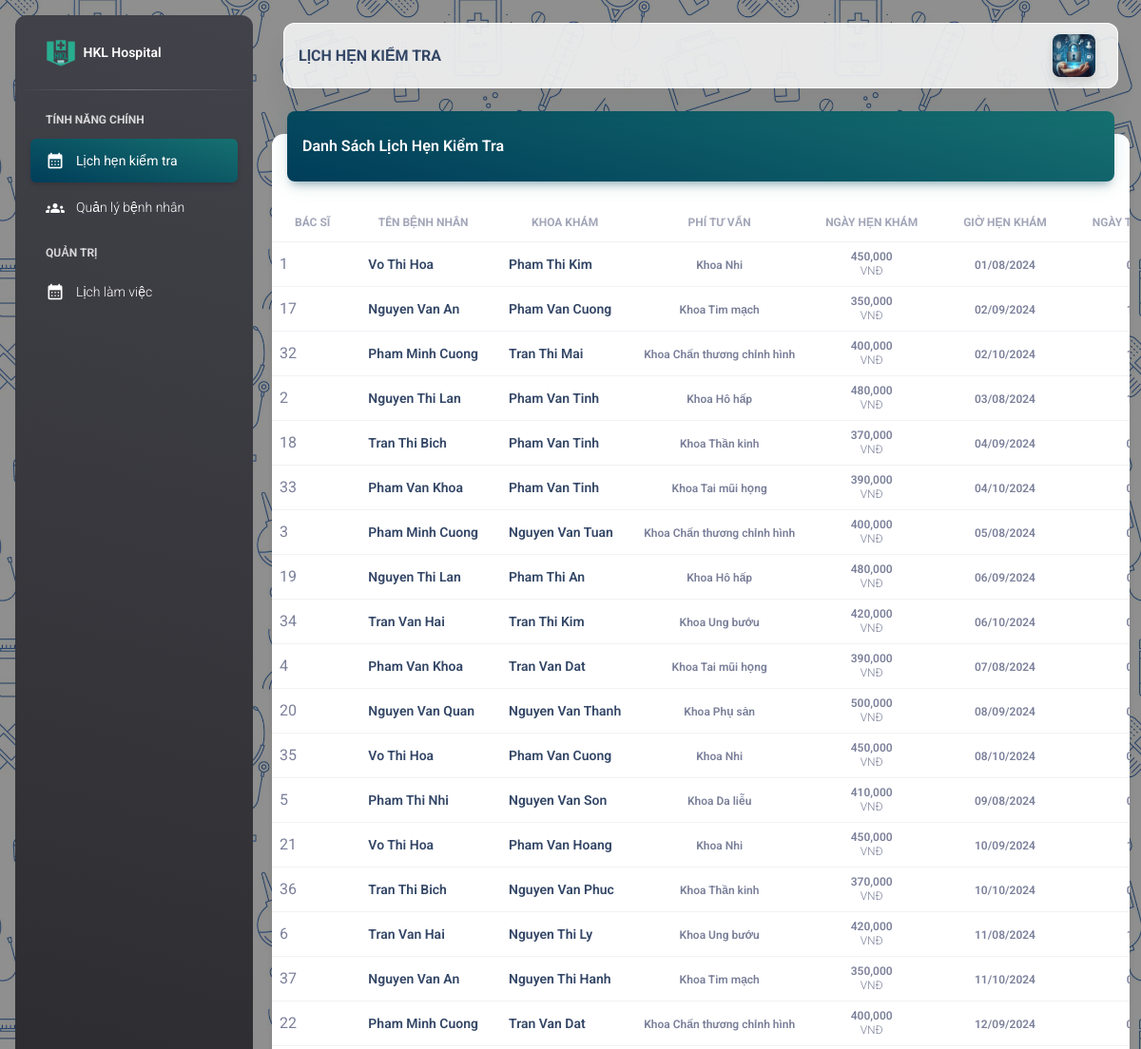
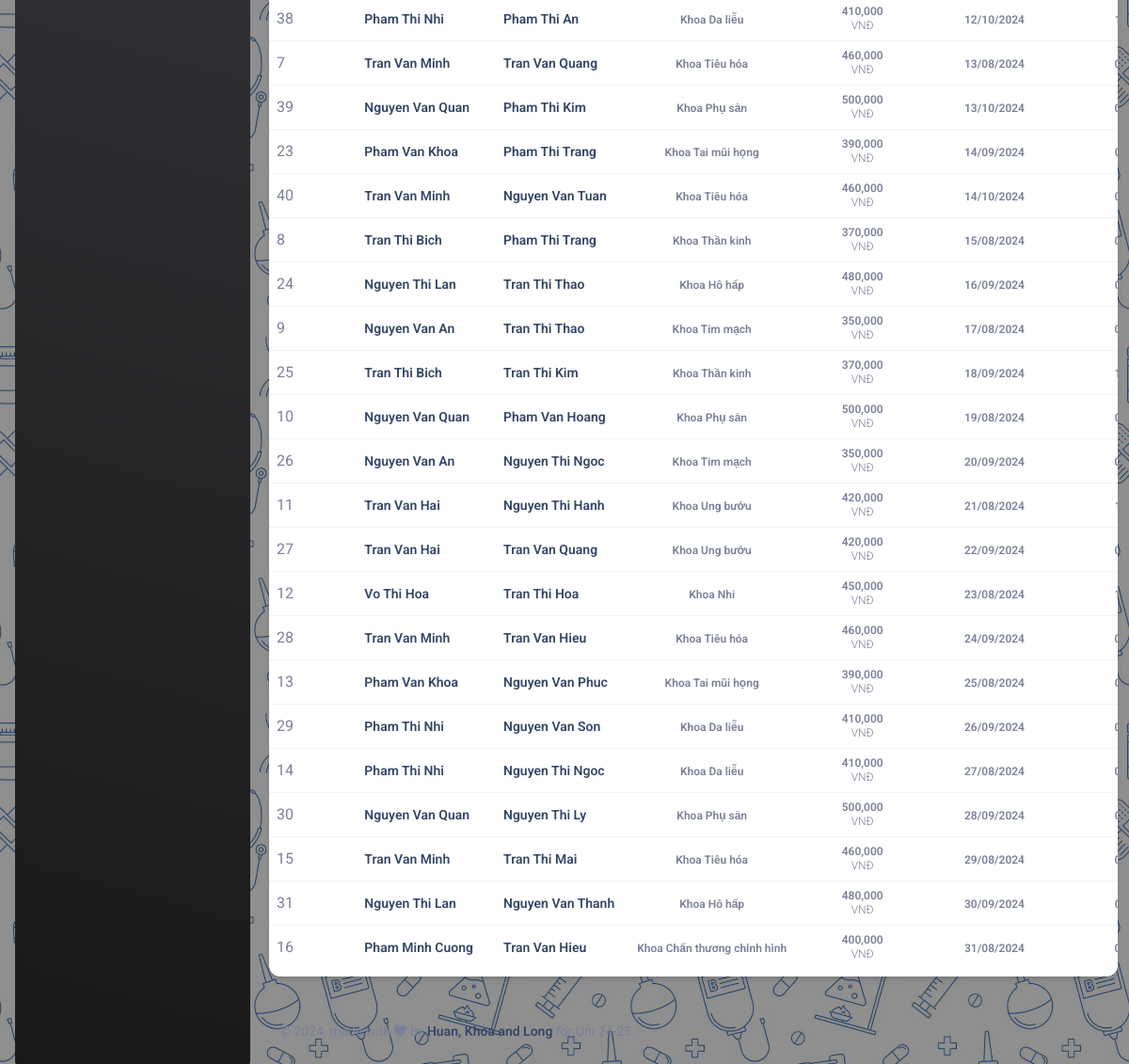
Screenshot of /TEST_Khoa/schedule_test.php (signed in) with the database file from the repository (2 pictures, top to bottom).
### tables this page shows
CREATE TABLE `fact_appointment` (
  `appointment_id` int(11) NOT NULL,
  `doctor_id` int(11) DEFAULT NULL,
  `patient_id` int(11) DEFAULT NULL,
  `specialty_id` int(11) DEFAULT NULL,
  `cons_fee` int(11) DEFAULT NULL,
  `booking_date` varchar(255) DEFAULT NULL,
  `booking_time` varchar(255) DEFAULT NULL,
  `created_at` timestamp NULL DEFAULT current_timestamp(),
  `updated_at` timestamp NULL DEFAULT NULL ON UPDATE current_timestamp(),
  `city` varchar(255) DEFAULT NULL,
  `address` varchar(255) DEFAULT NULL,
  `doctor_status` int(11) DEFAULT NULL,
  `patient_status` int(11) DEFAULT NULL
);

CREATE TABLE `dim_user` (
  `user_id` int(11) NOT NULL,
  `user_name` varchar(255) DEFAULT NULL,
  `password` varchar(255) DEFAULT NULL,
  `email_address` varchar(255) DEFAULT NULL,
  `contact_no` bigint(11) DEFAULT NULL,
  `full_name` varchar(255) DEFAULT NULL,
  `created_at` timestamp NULL DEFAULT current_timestamp(),
  `updated_at` timestamp NULL DEFAULT NULL ON UPDATE current_timestamp(),
  `gender` varchar(25) DEFAULT NULL,
  `city` varchar(255) DEFAULT NULL,
  `address` varchar(255) DEFAULT NULL,
  `role` varchar(50) DEFAULT NULL,
  `specialty_id` int(11) DEFAULT NULL,
  `pricing` varchar(255) DEFAULT NULL,
  `oauth_google` varchar(255) DEFAULT NULL,
  `oauth_facebook` varchar(255) DEFAULT NULL
);

CREATE TABLE `dim_specialties` (
  `specialty_id` int(11) NOT NULL,
  `specialty_name` varchar(255) DEFAULT NULL,
  `description` varchar(255) DEFAULT NULL,
  `note` varchar(255) DEFAULT NULL,
  `created_at` timestamp NULL DEFAULT current_timestamp(),
  `updated_at` timestamp NULL DEFAULT NULL ON UPDATE current_timestamp()
);

### TEST_Khoa/schedule_test.php (the view, shortened to what this page needs)
<?php
include SITE_ROOT . ('/HMS-Nhom11/assets/include/config.php');
include SITE_ROOT . ('/HMS-Nhom11/assets/include/header.php');
?>
<head>
</head>
<body class="g-sidenav-show"
    style="background-image: url('../assets/image/Hospital_Seamless1.png'); background-size: 400px 400px;">
    <aside
        class="sidenav navbar navbar-vertical navbar-expand-xs border-0 border-radius-xl my-3 fixed-start ms-3 bg-gradient-dark"
        id="sidenav-main">
        <div class="sidenav-header">
            <a class="navbar-brand m-0" href=" https://demos.creative-tim.com/material-dashboard/pages/dashboard "
                target="_blank">
                <img src="../assets/image/logo01-sq.png" class="navbar-brand-img h-100" alt="main_logo">
                <span class="ms-1 font-weight-bold text-white">HKL Hospital</span>
            </a>
        </div>
        <hr class="horizontal light mt-0 mb-2">
        <div class="collapse navbar-collapse  w-auto " id="sidenav-collapse-main">
            <ul class="navbar-nav">
                <li class="nav-item mt-3">
                    <h6 class="ps-4 ms-2 text-uppercase text-xs text-white font-weight-bolder opacity-8">Tính năng chính
                    </h6>
                </li>
                <li class="nav-item">
                    <a class="nav-link text-white active bg-gradient-primary" href="../TEST_Khoa/schedule_test.php">
                        <div class="text-white text-center me-2 d-flex align-items-center justify-content-center">
                            <i class="material-icons opacity-10">calendar_month</i>
                        </div>
                        <span class="nav-link-text ms-1">Lịch hẹn kiểm tra</span>
                    </a>
                </li>
                <li class="nav-item">
                    <a class="nav-link text-white" href="../TEST_Khoa/ptn_test.php">
                        <div class="text-white text-center me-2 d-flex align-items-center justify-content-center">
                            <i class="material-icons opacity-10">groups</i>
                        </div>
                        <span class="nav-link-text ms-1">Quản lý bệnh nhân</span>
                    </a>
                </li>
                <li class="nav-item mt-3">
                    <h6 class="ps-4 ms-2 text-uppercase text-xs text-white font-weight-bolder opacity-8">Quản trị
                    </h6>
                </li>
                <li class="nav-item">
                    <a class="nav-link text-white" href="work_hour.php">
                        <div class="text-white text-center me-2 d-flex align-items-center justify-content-center">
                            <i class="material-icons opacity-10">calendar_month</i>
                        </div>
                        <span class="nav-link-text ms-1">Lịch làm việc</span>
                    </a>
                </li>
            </ul>
        </div>
    </aside>
    <main class="main-content border-radius-lg ">
        <nav class="navbar navbar-main navbar-expand-lg px-0 mx-4 border-radius-xl shadow-none position-sticky blur shadow-blur mt-4 left-auto top-1 z-index-sticky"
            data-scroll="true">
            <div class="container-fluid py-1 px-3">
                <nav aria-label="breadcrumb">
                    <h6 class="font-weight-bolder mb-0">LỊCH HẸN KIỂM TRA</h6>
                </nav>
                <div class="collapse navbar-collapse mt-sm-0 mt-2 me-md-0 me-sm-4" id="navbar">
                    <ul class="navbar-nav  justify-content-end">
                        <li class="nav-item d-xl-none ps-3 d-flex align-items-center">
                        <li class="nav-item dropdown pe-2 d-flex align-items-center">
                            <a href="javascript:;" class="nav-link text-body p-0" id="dropdownMenuButton"
                                data-bs-toggle="dropdown" aria-expanded="false">
                                <img src="../assets/image/user login image.png" alt="profile_image"
                                    class="border-radius-lg shadow-sm" style="max-width:45px">
                            </a>
                        </li>
                        </li>
                    </ul>
                </div>
            </div>
        </nav>
        <div class="container-fluid py-4">
            <div class="row">
                <div class="col-12">
                    <div class="card my-4">
                        <div class="card-header p-0 position-relative mt-n4 mx-3 z-index-2">
                            <div class="bg-gradient-primary shadow-primary border-radius-lg pt-4 pb-3">
                                <h6 class="text-white text-capitalize ps-3">Danh sách lịch hẹn kiểm tra</h6>
                            </div>
                        </div>
                        <div class="card-body px-0 pb-2">
                            <div class="table-responsive p-0">
                                <table class="table align-items-center mb-0">
                                    <thead>
                                        <tr>
                                            <th
                                                class="text-center text-uppercase text-secondary text-xs font-weight-bolder opacity-7">
                                                Bác sĩ</th>
                                            <th
                                                class="text-center text-uppercase text-secondary text-xs font-weight-bolder opacity-7">
                                                Tên bệnh nhân</th>
                                            <th
                                                class="text-center text-uppercase text-secondary text-xs font-weight-bolder opacity-7">
                                                Khoa khám</th>
                                            <th
                                                class="text-center text-uppercase text-secondary text-xs font-weight-bolder opacity-7">
                                                Phí tư vấn</th>
                                            <th
                                                class="text-center text-uppercase text-secondary text-xs font-weight-bolder opacity-7">
                                                Ngày hẹn khám</th>
                                            <th
                                                class="text-center text-uppercase text-secondary text-xs font-weight-bolder opacity-7">
                                                Giờ hẹn khám</th>
                                            <th
                                                class="text-center text-uppercase text-secondary text-xs font-weight-bolder opacity-7">
                                                Ngày tạo cuộc hẹn</th>
                                        </tr>
                                    </thead>
                                    <tbody>
                                        <?php
                                        $sql = "SELECT
                                                    app.appointment_id AS appt_id,
                                                    ptn.full_name AS patient_name,
                                                    dct.full_name AS doctor_name,
                                                    spc.specialty_name,
                                                    app.booking_date,
                                                    app.booking_time,
                                                    app.cons_fee,
                                                    app.created_at
                                                    FROM fact_appointment app
                                                    LEFT JOIN dim_user ptn ON app.patient_id = ptn.user_id
                                                    LEFT JOIN dim_user dct ON app.doctor_id = dct.user_id
                                                    LEFT JOIN dim_specialties spc ON app.specialty_id = spc.specialty_id
                                                    -- WHERE fmh.patient_id = $patient_id
                                                    ORDER BY app.booking_date ASC, app.booking_time ASC;";
                                        $result = $conn->query($sql);
                                        if ($result->num_rows > 0) {
                                            while ($row = $result->fetch_assoc()) {
                                                $appt_id_display = $row["appt_id"];
                                                $ptn = $row["patient_name"];
                                                $dtn = $row["doctor_name"];
                                                $spn = $row["specialty_name"];
                                                $bkd = $row["booking_date"];
                                                $bkt = $row["booking_time"];
                                                $cf = $row["cons_fee"];
                                        ?>
                                                <tr>
                                                    <td><?php echo $appt_id_display; ?></td>
                                                    <td class="align-middle text-center">
                                                        <div class="d-flex px-2 py-1">
                                                            <div class="d-flex flex-column justify-content-center">
                                                                <h6 class="mb-0 text-sm"><?php echo $dtn; ?></h6>
                                                            </div>
                                                        </div>
                                                    </td>
                                                    <td class="align-middle text-center">
                                                        <div class="d-flex px-2 py-1">
                                                            <div class="d-flex flex-column justify-content-center">
                                                                <h6 class="mb-0 text-sm"><?php echo $ptn; ?></h6>
                                                            </div>
                                                        </div>
                                                    </td>
                                                    <td class="align-middle text-center">
                                                        <span class="text-xs font-weight-bold mb-0"><?php echo $spn; ?></span>
                                                    </td>
                                                    <td class="align-middle text-center">
                                                        <p class="text-xs font-weight-bold mb-0"><?php echo number_format($cf); ?></p>
                                                        <p class="text-xs text-secondary mb-0">VNĐ</p>
                                                    </td>
                                                    <td class="align-middle text-center">
                                                        <span class="text-xs font-weight-bold mb-0"><?php echo $bkd; ?></span>
                                                    </td>
                                                    <td class="align-middle text-center">
                                                        <span class="text-xs font-weight-bold mb-0"><?php echo $bkt; ?></span>
                                                    </td>
                                                </tr>
                                        <?php
                                            }
                                        } else {
                                            echo "<tr><td colspan='7'>Không có dữ liệu.</td></tr>";
                                        }
                                        ?>
                                    </tbody>
                                </table>
                            </div>
                        </div>
                    </div>
                </div>
            </div>
            <footer class="footer py-4  ">
                <div class="container-fluid">
                    <div class="row align-items-center justify-content-lg-between">
                        <div class="col-lg-6 mb-lg-0 mb-4">
                            <div class="copyright text-center text-sm text-muted text-lg-start">
                                made with <i class="fa fa-heart"></i> by
                                <a href="https://www.creative-tim.com" class="font-weight-bold" target="_blank">Huan,
                                    Khoa and Long</a>
                            </div>
                        </div>
                    </div>
                </div>
            </footer>
        </div>
    </main>
    <?php
    include SITE_ROOT . ('/HMS-Nhom11/assets/include/footer.php');
    ?>

### rows the page displays
fact_appointment: appointment_id "1", dim_user.full_name "Vo Thi Hoa", dim_user.full_name "Pham Thi Kim", specialty.specialty_name "Khoa Nhi", cons_fee "450,000", booking_date "01/08/2024"
fact_appointment: appointment_id "17", dim_user.full_name "Nguyen Van An", dim_user.full_name "Pham Van Cuong", specialty.specialty_name "Khoa Tim mạch", cons_fee "350,000", booking_date "02/09/2024"
fact_appointment: appointment_id "32", dim_user.full_name "Pham Minh Cuong", dim_user.full_name "Tran Thi Mai", specialty.specialty_name "Khoa Chấn thương chỉnh hình", cons_fee "400,000", booking_date "02/10/2024"
fact_appointment: appointment_id "2", dim_user.full_name "Nguyen Thi Lan", dim_user.full_name "Pham Van Tinh", specialty.specialty_name "Khoa Hô hấp", cons_fee "480,000", booking_date "03/08/2024"
fact_appointment: appointment_id "18", dim_user.full_name "Tran Thi Bich", dim_user.full_name "Pham Van Tinh", specialty.specialty_name "Khoa Thần kinh", cons_fee "370,000", booking_date "04/09/2024"
fact_appointment: appointment_id "33", dim_user.full_name "Pham Van Khoa", dim_user.full_name "Pham Van Tinh", specialty.specialty_name "Khoa Tai mũi họng", cons_fee "390,000", booking_date "04/10/2024"
fact_appointment: appointment_id "3", dim_user.full_name "Pham Minh Cuong", dim_user.full_name "Nguyen Van Tuan", specialty.specialty_name "Khoa Chấn thương chỉnh hình", cons_fee "400,000", booking_date "05/08/2024"
fact_appointment: appointment_id "19", dim_user.full_name "Nguyen Thi Lan", dim_user.full_name "Pham Thi An", specialty.specialty_name "Khoa Hô hấp", cons_fee "480,000", booking_date "06/09/2024"
fact_appointment: appointment_id "34", dim_user.full_name "Tran Van Hai", dim_user.full_name "Tran Thi Kim", specialty.specialty_name "Khoa Ung bướu", cons_fee "420,000", booking_date "06/10/2024"
fact_appointment: appointment_id "4", dim_user.full_name "Pham Van Khoa", dim_user.full_name "Tran Van Dat", specialty.specialty_name "Khoa Tai mũi họng", cons_fee "390,000", booking_date "07/08/2024"
fact_appointment: appointment_id "20", dim_user.full_name "Nguyen Van Quan", dim_user.full_name "Nguyen Van Thanh", specialty.specialty_name "Khoa Phụ sản", cons_fee "500,000", booking_date "08/09/2024"
fact_appointment: appointment_id "35", dim_user.full_name "Vo Thi Hoa", dim_user.full_name "Pham Van Cuong", specialty.specialty_name "Khoa Nhi", cons_fee "450,000", booking_date "08/10/2024"
fact_appointment: appointment_id "5", dim_user.full_name "Pham Thi Nhi", dim_user.full_name "Nguyen Van Son", specialty.specialty_name "Khoa Da liễu", cons_fee "410,000", booking_date "09/08/2024"
fact_appointment: appointment_id "21", dim_user.full_name "Vo Thi Hoa", dim_user.full_name "Pham Van Hoang", specialty.specialty_name "Khoa Nhi", cons_fee "450,000", booking_date "10/09/2024"
fact_appointment: appointment_id "36", dim_user.full_name "Tran Thi Bich", dim_user.full_name "Nguyen Van Phuc", specialty.specialty_name "Khoa Thần kinh", cons_fee "370,000", booking_date "10/10/2024"
fact_appointment: appointment_id "6", dim_user.full_name "Tran Van Hai", dim_user.full_name "Nguyen Thi Ly", specialty.specialty_name "Khoa Ung bướu", cons_fee "420,000", booking_date "11/08/2024"
fact_appointment: appointment_id "37", dim_user.full_name "Nguyen Van An", dim_user.full_name "Nguyen Thi Hanh", specialty.specialty_name "Khoa Tim mạch", cons_fee "350,000", booking_date "11/10/2024"
fact_appointment: appointment_id "22", dim_user.full_name "Pham Minh Cuong", dim_user.full_name "Tran Van Dat", specialty.specialty_name "Khoa Chấn thương chỉnh hình", cons_fee "400,000", booking_date "12/09/2024"
fact_appointment: appointment_id "38", dim_user.full_name "Pham Thi Nhi", dim_user.full_name "Pham Thi An", specialty.specialty_name "Khoa Da liễu", cons_fee "410,000", booking_date "12/10/2024"
fact_appointment: appointment_id "7", dim_user.full_name "Tran Van Minh", dim_user.full_name "Tran Van Quang", specialty.specialty_name "Khoa Tiêu hóa", cons_fee "460,000", booking_date "13/08/2024"
